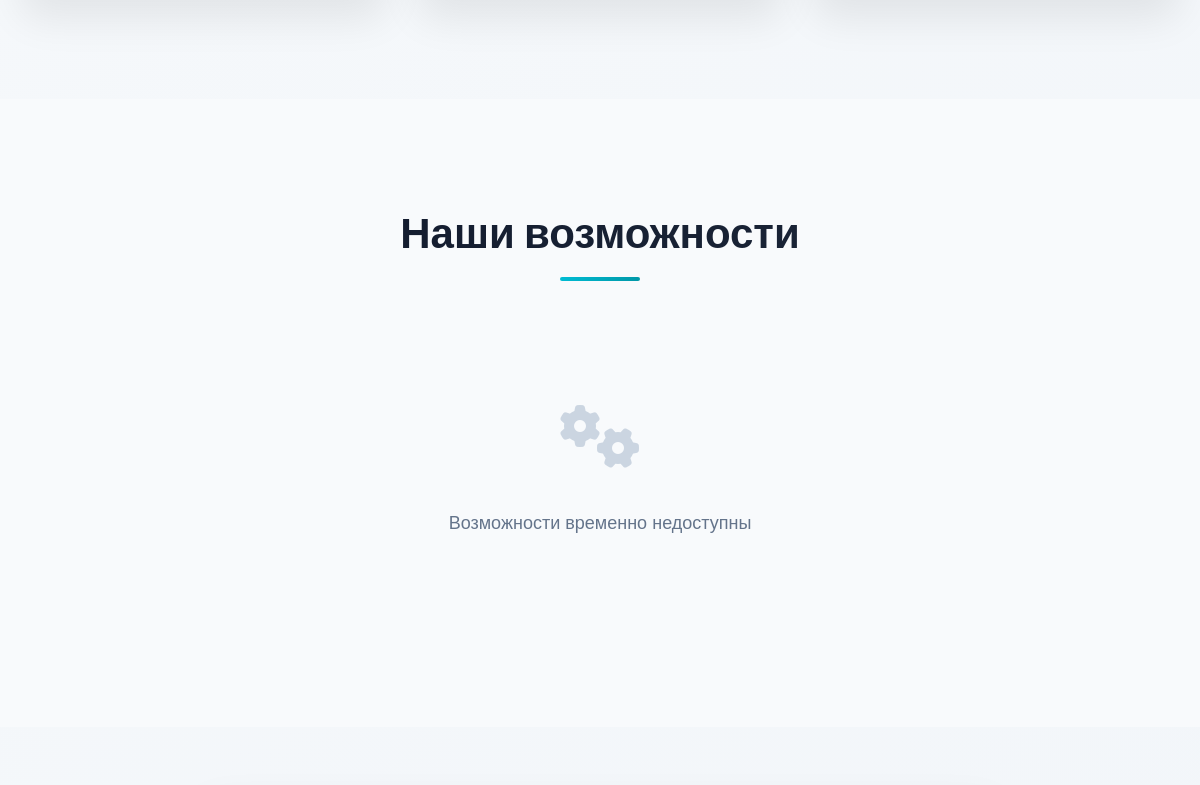
The app's page / (middle part), older data.
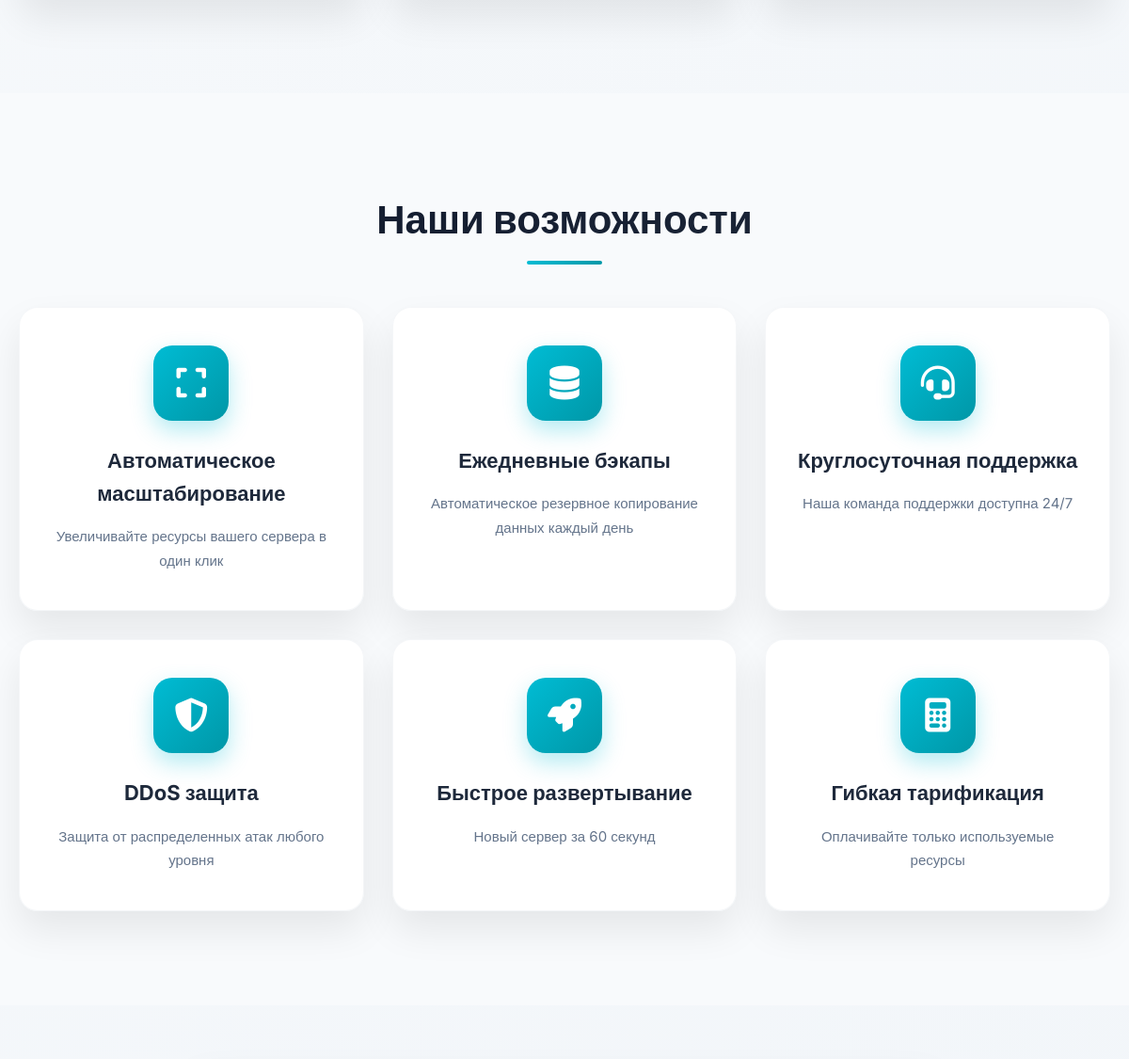
The same page, newer data.
### tables this page shows
CREATE TABLE `features` (
  `id` int(11) NOT NULL,
  `title` varchar(100) NOT NULL,
  `description` text NOT NULL,
  `icon` varchar(50) NOT NULL,
  `is_active` tinyint(1) DEFAULT 1,
  `created_at` timestamp NULL DEFAULT current_timestamp(),
  `sort_order` int(11) DEFAULT 0,
  `updated_at` timestamp NULL DEFAULT current_timestamp() ON UPDATE current_timestamp()
);

### index.php (the view, shortened to what this page needs)
<?php
$db = new Database();
$pdo = $db->getConnection();
$features = [];
try {
    $stmt = $pdo->query("SELECT * FROM features WHERE is_active = 1 ORDER BY id ASC LIMIT 6");
    $features = $stmt->fetchAll(PDO::FETCH_ASSOC);
} catch (PDOException $e) {
    error_log("Database error: " . $e->getMessage());
}
?>
<!DOCTYPE html>
<html lang="ru">
<head>
    <link rel="stylesheet" href="https://cdnjs.cloudflare.com/ajax/libs/font-awesome/6.4.0/css/all.min.css">
</head>
<body>
    <section id="tariffs" class="section">
    </section>
    <section id="features" class="section" style="background: #f8fafc;">
        <div class="container">
            <h2 class="section-title fade-in">Наши возможности</h2>
            <div class="features-grid">
                <?php if (empty($features)): ?>
                    <div class="empty-state fade-in">
                        <div class="empty-icon">
                            <i class="fas fa-cogs"></i>
                        </div>
                        <p class="empty-text">Возможности временно недоступны</p>
                    </div>
                <?php else: ?>
                    <?php foreach ($features as $index => $feature): ?>
                        <div class="feature-card fade-in" style="animation-delay: <?= ($index + 1) * 0.1 ?>s">
                            <div class="feature-icon">
                                <i class="<?= htmlspecialchars($feature['icon']) ?>"></i>
                            </div>
                            <h3 class="feature-title"><?= htmlspecialchars($feature['title']) ?></h3>
                            <p class="feature-description"><?= htmlspecialchars($feature['description']) ?></p>
                        </div>
                    <?php endforeach; ?>
                <?php endif; ?>
            </div>
        </div>
    </section>
    <section class="section" style="padding: 60px 0;">
    </section>
</body>
</html>

### index.php (style rules this page uses)
:root { --primary-gradient: linear-gradient(135deg, #0f172a 0%, #1e293b 100%); --secondary-gradient: linear-gradient(135deg, #00bcd4, #0097a7); --accent-gradient: linear-gradient(135deg, #8b5cf6, #7c3aed); --success-gradient: linear-gradient(135deg, #10b981, #059669); --warning-gradient: linear-gradient(135deg, #f59e0b, #d97706); --danger-gradient: linear-gradient(135deg, #ef4444, #dc2626); --light-bg: linear-gradient(135deg, #f8fafc 0%, #f1f5f9 100%); --dark-bg: linear-gradient(135deg, #0f172a 0%, #1e293b 100%); --card-bg: rgba(255, 255, 255, 0.95); --card-shadow: 0 20px 40px rgba(0, 0, 0, 0.08); --text-primary: #1e293b; --text-secondary: #64748b; --text-light: #94a3b8; }
* { margin: 0; padding: 0; box-sizing: border-box; }
body { font-family: 'Inter', sans-serif; background: var(--light-bg); color: var(--text-primary); line-height: 1.6; overflow-x: hidden; }
.container { width: 100%; max-width: 1200px; margin: 0 auto; padding: 0 20px; }
.section { padding: 100px 0; }
.section-title { text-align: center; font-size: 42px; font-weight: 800; margin-bottom: 60px; background: linear-gradient(135deg, #0f172a, #1e293b); -webkit-background-clip: text; background-clip: text; color: transparent; position: relative; }
.section-title::after { content: ''; position: absolute; bottom: -15px; left: 50%; transform: translateX(-50%); width: 80px; height: 4px; background: linear-gradient(135deg, #00bcd4, #0097a7); border-radius: 2px; }
.features-grid { display: grid; grid-template-columns: repeat(auto-fit, minmax(350px, 1fr)); gap: 30px; margin-top: 40px; }
.feature-card { background: var(--card-bg); border-radius: 20px; padding: 40px 30px; box-shadow: var(--card-shadow); transition: all 0.4s cubic-bezier(0.4, 0, 0.2, 1); border: 1px solid rgba(148, 163, 184, 0.1); text-align: center; }
.feature-icon { width: 80px; height: 80px; background: linear-gradient(135deg, #00bcd4, #0097a7); border-radius: 20px; display: flex; align-items: center; justify-content: center; margin: 0 auto 25px; font-size: 36px; color: white; box-shadow: 0 10px 25px rgba(0, 188, 212, 0.3); }
.feature-title { font-size: 22px; font-weight: 700; color: var(--text-primary); margin-bottom: 15px; }
.feature-description { color: var(--text-secondary); font-size: 15px; line-height: 1.7; }
.fade-in { animation: fadeInUp 0.8s ease forwards; }
.empty-state { text-align: center; padding: 60px 20px; grid-column: 1 / -1; }
.empty-icon { font-size: 64px; color: #cbd5e1; margin-bottom: 20px; display: inline-block; }
.empty-text { color: #64748b; font-size: 18px; margin-bottom: 30px; }

Row changes from the older to the newer data that the page shows:
added features: title "Автоматическое масштабирование", description "Увеличивайте ресурсы вашего сервера в один клик"
added features: title "Ежедневные бэкапы", description "Автоматическое резервное копирование данных каждый день"
added features: title "Круглосуточная поддержка", description "Наша команда поддержки доступна 24/7"
added features: title "DDoS защита", description "Защита от распределенных атак любого уровня"
added features: title "Быстрое развертывание", description "Новый сервер за 60 секунд"
added features: title "Гибкая тарификация", description "Оплачивайте только используемые ресурсы"
Text that changed along with them:
text no longer shown: "Возможности временно недоступны"
